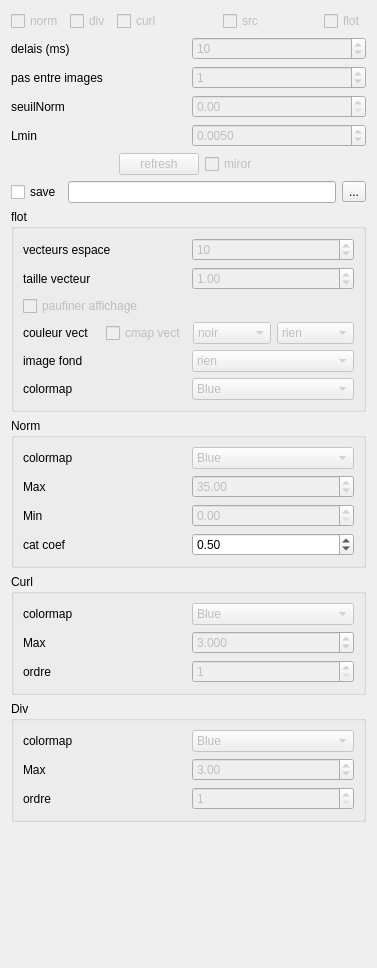
      <widget class="QWidget" name="scrollAreaWidgetContents">
       <property name="geometry">
        <rect>
         <x>0</x>
         <y>0</y>
         <width>377</width>
         <height>968</height>
        </rect>
       </property>
       <layout class="QVBoxLayout" name="verticalLayout_5">
        <item>
         <layout class="QHBoxLayout" name="horizontalLayout_33">
          <item>
           <widget class="QCheckBox" name="affNormBox">
            <property name="enabled">
             <bool>false</bool>
            </property>
            <property name="text">
             <string>norm</string>
            </property>
           </widget>
          </item>
          <item>
           <widget class="QCheckBox" name="divBox">
            <property name="enabled">
             <bool>false</bool>
            </property>
            <property name="text">
             <string>div</string>
            </property>
           </widget>
          </item>
          <item>
           <widget class="QCheckBox" name="curlBox">
            <property name="enabled">
             <bool>false</bool>
            </property>
            <property name="text">
             <string>curl</string>
            </property>
           </widget>
          </item>
          <item>
           <spacer name="horizontalSpacer_4">
            <property name="orientation">
             <enum>Qt::Horizontal</enum>
            </property>
            <property name="sizeHint" stdset="0">
             <size>
              <width>40</width>
              <height>20</height>
             </size>
            </property>
           </spacer>
          </item>
          <item>
           <widget class="QCheckBox" name="affSrcBox">
            <property name="enabled">
             <bool>false</bool>
            </property>
            <property name="text">
             <string>src</string>
            </property>
           </widget>
          </item>
          <item>
           <spacer name="horizontalSpacer_7">
            <property name="orientation">
             <enum>Qt::Horizontal</enum>
            </property>
            <property name="sizeHint" stdset="0">
             <size>
              <width>40</width>
              <height>20</height>
             </size>
            </property>
           </spacer>
          </item>
          <item>
           <widget class="QCheckBox" name="affFlotBox">
            <property name="enabled">
             <bool>false</bool>
            </property>
            <property name="text">
             <string>flot</string>
            </property>
           </widget>
          </item>
         </layout>
        </item>
        <item>
         <layout class="QHBoxLayout" name="horizontalLayout_25">
          <item>
           <widget class="QLabel" name="label_20">
            <property name="text">
             <string>delais (ms)</string>
            </property>
           </widget>
          </item>
          <item>
           <widget class="QSpinBox" name="delaySpin">
            <property name="enabled">
             <bool>false</bool>
            </property>
            <property name="maximum">
             <number>1000</number>
            </property>
            <property name="value">
             <number>10</number>
            </property>
           </widget>
          </item>
         </layout>
        </item>
        <item>
         <layout class="QHBoxLayout" name="horizontalLayout_26">
          <item>
           <widget class="QLabel" name="label_21">
            <property name="text">
             <string>pas entre images</string>
            </property>
           </widget>
          </item>
          <item>
           <widget class="QSpinBox" name="pasSpin">
            <property name="enabled">
             <bool>false</bool>
            </property>
            <property name="value">
             <number>1</number>
            </property>
           </widget>
          </item>
         </layout>
        </item>
        <item>
         <layout class="QHBoxLayout" name="horizontalLayout_59">
          <item>
           <widget class="QLabel" name="label_43">
            <property name="text">
             <string>seuilNorm</string>
            </property>
           </widget>
          </item>
          <item>
           <widget class="QDoubleSpinBox" name="nSeuilBox">
            <property name="enabled">
             <bool>false</bool>
            </property>
           </widget>
          </item>
         </layout>
        </item>
        <item>
         <layout class="QHBoxLayout" name="horizontalLayout_60">
          <item>
           <widget class="QLabel" name="label_44">
            <property name="text">
             <string>Lmin</string>
            </property>
           </widget>
          </item>
          <item>
           <widget class="QDoubleSpinBox" name="LminSeuil">
            <property name="enabled">
             <bool>false</bool>
            </property>
            <property name="decimals">
             <number>4</number>
            </property>
            <property name="singleStep">
             <double>0.001000000000000</double>
            </property>
            <property name="value">
             <double>0.005000000000000</double>
            </property>
           </widget>
          </item>
         </layout>
        </item>
        <item>
         <layout class="QHBoxLayout" name="horizontalLayout_9">
          <item>
           <spacer name="horizontalSpacer_ref">
            <property name="orientation">
             <enum>Qt::Horizontal</enum>
            </property>
            <property name="sizeHint" stdset="0">
             <size>
              <width>40</width>
              <height>20</height>
             </size>
            </property>
           </spacer>
          </item>
          <item>
           <widget class="QPushButton" name="refreshButton">
            <property name="enabled">
             <bool>false</bool>
            </property>
            <property name="text">
             <string>refresh</string>
            </property>
           </widget>
          </item>
          <item>
           <widget class="QCheckBox" name="flipBox">
            <property name="enabled">
             <bool>false</bool>
            </property>
            <property name="text">
             <string>miror</string>
            </property>
           </widget>
          </item>
          <item>
           <spacer name="horizontalSpacer_ref2">
            <property name="orientation">
             <enum>Qt::Horizontal</enum>
            </property>
            <property name="sizeHint" stdset="0">
             <size>
              <width>40</width>
              <height>20</height>
             </size>
            </property>
           </spacer>
          </item>
         </layout>
        </item>
        <item>
         <widget class="QWidget" name="widgetSaveNorm" native="true">
          <layout class="QHBoxLayout" name="horizontalLayout_51">
           <property name="margin">
            <number>0</number>
           </property>
           <item>
            <widget class="QCheckBox" name="saveNormBox">
             <property name="enabled">
              <bool>true</bool>
             </property>
             <property name="text">
              <string>save</string>
             </property>
            </widget>
           </item>
           <item>
            <widget class="QLineEdit" name="lineSaveNorm"/>
           </item>
           <item>
            <widget class="QToolButton" name="saveNormButton">
             <property name="text">
              <string>...</string>
             </property>
            </widget>
           </item>
          </layout>
         </widget>
        </item>
        <item>
         <widget class="QGroupBox" name="groupFlotBox">
          <property name="title">
           <string>flot</string>
          </property>
          <layout class="QVBoxLayout" name="verticalLayout_10">
           <item>
            <layout class="QHBoxLayout" name="horizontalLayout_21">
             <item>
              <widget class="QLabel" name="label_17">
               <property name="text">
                <string>vecteurs espace</string>
               </property>
              </widget>
             </item>
             <item>
              <widget class="QSpinBox" name="spaceSpin">
               <property name="enabled">
                <bool>false</bool>
               </property>
               <property name="value">
                <number>10</number>
               </property>
              </widget>
             </item>
            </layout>
           </item>
           <item>
            <layout class="QHBoxLayout" name="horizontalLayout_22">
             <item>
              <widget class="QLabel" name="label_18">
               <property name="text">
                <string>taille vecteur</string>
               </property>
              </widget>
             </item>
             <item>
              <widget class="QDoubleSpinBox" name="spinVectMul">
               <property name="enabled">
                <bool>false</bool>
               </property>
               <property name="decimals">
                <number>2</number>
               </property>
               <property name="singleStep">
                <double>0.500000000000000</double>
               </property>
               <property name="value">
                <double>1.000000000000000</double>
               </property>
              </widget>
             </item>
            </layout>
           </item>
           <item>
            <widget class="QCheckBox" name="flotNormBox">
             <property name="enabled">
              <bool>false</bool>
             </property>
             <property name="text">
              <string>paufiner affichage</string>
             </property>
            </widget>
           </item>
           <item>
            <widget class="QWidget" name="flotWidget" native="true">
             <layout class="QVBoxLayout" name="verticalLayout_14">
              <property name="margin">
               <number>0</number>
              </property>
              <item>
               <layout class="QHBoxLayout" name="horizontalLayout_50">
                <item>
                 <widget class="QLabel" name="label_38">
                  <property name="text">
                   <string>couleur vect</string>
                  </property>
                 </widget>
                </item>
                <item>
                 <widget class="QCheckBox" name="vectCmapBox">
                  <property name="enabled">
                   <bool>false</bool>
                  </property>
                  <property name="text">
                   <string>cmap vect</string>
                  </property>
                 </widget>
                </item>
                <item>
                 <widget class="QComboBox" name="vectColorBox">
                  <property name="enabled">
                   <bool>false</bool>
                  </property>
                  <item>
                   <property name="text">
                    <string>noir</string>
                   </property>
                  </item>
                  <item>
                   <property name="text">
                    <string>rouge</string>
                   </property>
                  </item>
                  <item>
                   <property name="text">
                    <string>bleu</string>
                   </property>
                  </item>
                  <item>
                   <property name="text">
                    <string>vert</string>
                   </property>
                  </item>
                  <item>
                   <property name="text">
                    <string>blanc</string>
                   </property>
                  </item>
                 </widget>
                </item>
                <item>
                 <widget class="QComboBox" name="comboFlotVal">
                  <property name="enabled">
                   <bool>false</bool>
                  </property>
                  <property name="sizePolicy">
                   <sizepolicy hsizetype="Preferred" vsizetype="Fixed">
                    <horstretch>0</horstretch>
                    <verstretch>0</verstretch>
                   </sizepolicy>
                  </property>
                  <item>
                   <property name="text">
                    <string>rien</string>
                   </property>
                  </item>
                  <item>
                   <property name="text">
                    <string>norm</string>
                   </property>
                  </item>
                  <item>
                   <property name="text">
                    <string>rot</string>
                   </property>
                  </item>
                  <item>
                   <property name="text">
                    <string>div</string>
                   </property>
                  </item>
                 </widget>
                </item>
               </layout>
              </item>
              <item>
               <layout class="QHBoxLayout" name="horizontalLayout_56">
                <item>
                 <widget class="QLabel" name="label_40">
                  <property name="text">
                   <string>image fond</string>
                  </property>
                 </widget>
                </item>
                <item>
                 <widget class="QComboBox" name="fondFlotBox">
                  <property name="enabled">
                   <bool>false</bool>
                  </property>
                  <item>
                   <property name="text">
                    <string>rien</string>
                   </property>
                  </item>
                  <item>
                   <property name="text">
                    <string>src</string>
                   </property>
                  </item>
                  <item>
                   <property name="text">
                    <string>norm</string>
                   </property>
                  </item>
                  <item>
                   <property name="text">
                    <string>div</string>
                   </property>
                  </item>
                  <item>
                   <property name="text">
                    <string>curl</string>
                   </property>
                  </item>
                 </widget>
                </item>
               </layout>
              </item>
              <item>
               <layout class="QHBoxLayout" name="horizontalLayout_49">
                <item>
                 <widget class="QLabel" name="label_37">
                  <property name="text">
                   <string>colormap</string>
                  </property>
                 </widget>
                </item>
                <item>
                 <widget class="QComboBox" name="flotCmapBox">
                  <property name="enabled">
                   <bool>false</bool>
                  </property>
                  <property name="sizePolicy">
                   <sizepolicy hsizetype="Preferred" vsizetype="Fixed">
                    <horstretch>0</horstretch>
                    <verstretch>0</verstretch>
                   </sizepolicy>
                  </property>
                  <item>
                   <property name="text">
                    <string>Blue</string>
                   </property>
                  </item>
                  <item>
                   <property name="text">
                    <string>Hot</string>
                   </property>
                  </item>
                  <item>
                   <property name="text">
                    <string>Gray</string>
                   </property>
                  </item>
                  <item>
                   <property name="text">
                    <string>Log Blue</string>
                   </property>
                  </item>
                  <item>
                   <property name="text">
                    <string>Log Hot</string>
                   </property>
                  </item>
                  <item>
                   <property name="text">
                    <string>Log Gray</string>
                   </property>
                  </item>
                  <item>
                   <property name="text">
                    <string>HSV</string>
                   </property>
                  </item>
                 </widget>
                </item>
               </layout>
              </item>
             </layout>
            </widget>
           </item>
          </layout>
         </widget>
        </item>
        <item>
         <widget class="QGroupBox" name="groupNormBox">
          <property name="sizePolicy">
           <sizepolicy hsizetype="Preferred" vsizetype="Preferred">
            <horstretch>0</horstretch>
            <verstretch>0</verstretch>
           </sizepolicy>
          </property>
          <property name="autoFillBackground">
           <bool>false</bool>
          </property>
          <property name="title">
           <string>Norm</string>
          </property>
          <property name="flat">
           <bool>false</bool>
          </property>
          <property name="checkable">
           <bool>false</bool>
          </property>
          <layout class="QVBoxLayout" name="verticalLayout_6">
           <item>
            <layout class="QHBoxLayout" name="horizontalLayout_3">
             <item>
              <widget class="QLabel" name="label_3">
               <property name="text">
                <string>colormap</string>
               </property>
              </widget>
             </item>
             <item>
              <widget class="QComboBox" name="comboCmap">
               <property name="enabled">
                <bool>false</bool>
               </property>
               <property name="sizePolicy">
                <sizepolicy hsizetype="Preferred" vsizetype="Fixed">
                 <horstretch>0</horstretch>
                 <verstretch>0</verstretch>
                </sizepolicy>
               </property>
               <item>
                <property name="text">
                 <string>Blue</string>
                </property>
               </item>
               <item>
                <property name="text">
                 <string>Hot</string>
                </property>
               </item>
               <item>
                <property name="text">
                 <string>Gray</string>
                </property>
               </item>
               <item>
                <property name="text">
                 <string>Log Blue</string>
                </property>
               </item>
               <item>
                <property name="text">
                 <string>Log Hot</string>
                </property>
               </item>
               <item>
                <property name="text">
                 <string>Log Gray</string>
                </property>
               </item>
               <item>
                <property name="text">
                 <string>HSV</string>
                </property>
               </item>
               <item>
                <property name="text">
                 <string>cat</string>
                </property>
               </item>
               <item>
                <property name="text">
                 <string>hsvSofLog2f</string>
                </property>
               </item>
               <item>
                <property name="text">
                 <string>middlebury</string>
                </property>
               </item>
               <item>
                <property name="text">
                 <string>middleburyCat</string>
                </property>
               </item>
               <item>
                <property name="text">
                 <string>middleburyLmin</string>
                </property>
               </item>
               <item>
                <property name="text">
                 <string>middleburryLmin2</string>
                </property>
               </item>
               <item>
                <property name="text">
                 <string>milldeburryLminCat2</string>
                </property>
               </item>
               <item>
                <property name="text">
                 <string>catblue</string>
                </property>
               </item>
              </widget>
             </item>
            </layout>
           </item>
           <item>
            <layout class="QHBoxLayout" name="horizontalLayout_23">
             <item>
              <widget class="QLabel" name="label_19">
               <property name="text">
                <string>Max</string>
               </property>
              </widget>
             </item>
             <item>
              <widget class="QDoubleSpinBox" name="nomrMaxSpin">
               <property name="enabled">
                <bool>false</bool>
               </property>
               <property name="decimals">
                <number>2</number>
               </property>
               <property name="maximum">
                <double>1000.000000000000000</double>
               </property>
               <property name="singleStep">
                <double>1.000000000000000</double>
               </property>
               <property name="value">
                <double>35.000000000000000</double>
               </property>
              </widget>
             </item>
            </layout>
           </item>
           <item>
            <layout class="QHBoxLayout" name="horizontalLayout_30">
             <item>
              <widget class="QLabel" name="label_22">
               <property name="text">
                <string>Min</string>
               </property>
              </widget>
             </item>
             <item>
              <widget class="QDoubleSpinBox" name="nomrMinSpin">
               <property name="enabled">
                <bool>false</bool>
               </property>
               <property name="decimals">
                <number>2</number>
               </property>
               <property name="maximum">
                <double>1000.000000000000000</double>
               </property>
               <property name="singleStep">
                <double>1.000000000000000</double>
               </property>
               <property name="value">
                <double>0.000000000000000</double>
               </property>
              </widget>
             </item>
            </layout>
           </item>
           <item>
            <layout class="QHBoxLayout" name="horizontalLayout_57">
             <item>
              <widget class="QLabel" name="label_41">
               <property name="text">
                <string>cat coef</string>
               </property>
              </widget>
             </item>
             <item>
              <widget class="QDoubleSpinBox" name="catBox">
               <property name="maximum">
                <double>1.000000000000000</double>
               </property>
               <property name="singleStep">
                <double>0.100000000000000</double>
               </property>
               <property name="value">
                <double>0.500000000000000</double>
               </property>
              </widget>
             </item>
            </layout>
           </item>
          </layout>
         </widget>
        </item>
        <item>
         <widget class="QGroupBox" name="groupCurlBox">
          <property name="sizePolicy">
           <sizepolicy hsizetype="MinimumExpanding" vsizetype="MinimumExpanding">
            <horstretch>0</horstretch>
            <verstretch>0</verstretch>
           </sizepolicy>
          </property>
          <property name="title">
           <string>Curl</string>
          </property>
          <layout class="QVBoxLayout" name="verticalLayout_2">
           <item>
            <layout class="QHBoxLayout" name="horizontalLayout_41">
             <item>
              <widget class="QLabel" name="label_28">
               <property name="text">
                <string>colormap</string>
               </property>
              </widget>
             </item>
             <item>
              <widget class="QComboBox" name="comboCurlCmap">
               <property name="enabled">
                <bool>false</bool>
               </property>
               <item>
                <property name="text">
                 <string>Blue</string>
                </property>
               </item>
               <item>
                <property name="text">
                 <string>Hot</string>
                </property>
               </item>
               <item>
                <property name="text">
                 <string>Gray</string>
                </property>
               </item>
               <item>
                <property name="text">
                 <string>Log Blue</string>
                </property>
               </item>
               <item>
                <property name="text">
                 <string>Log Hot</string>
                </property>
               </item>
               <item>
                <property name="text">
                 <string>Log Gray</string>
                </property>
               </item>
               <item>
                <property name="text">
                 <string>HSV</string>
                </property>
               </item>
               <item>
                <property name="text">
                 <string>HSVsoft</string>
                </property>
               </item>
              </widget>
             </item>
            </layout>
           </item>
           <item>
            <layout class="QHBoxLayout" name="horizontalLayout_40">
             <item>
              <widget class="QLabel" name="label_27">
               <property name="text">
                <string>Max</string>
               </property>
              </widget>
             </item>
             <item>
              <widget class="QDoubleSpinBox" name="curlMaxSpin">
               <property name="enabled">
                <bool>false</bool>
               </property>
               <property name="decimals">
                <number>3</number>
               </property>
               <property name="maximum">
                <double>900.000000000000000</double>
               </property>
               <property name="singleStep">
                <double>0.010000000000000</double>
               </property>
               <property name="value">
                <double>3.000000000000000</double>
               </property>
              </widget>
             </item>
            </layout>
           </item>
           <item>
            <layout class="QHBoxLayout" name="horizontalLayout_45">
             <item>
              <widget class="QLabel" name="label_34">
               <property name="text">
                <string>ordre</string>
               </property>
              </widget>
             </item>
             <item>
              <widget class="QSpinBox" name="curlOrdreBox">
               <property name="enabled">
                <bool>false</bool>
               </property>
               <property name="minimum">
                <number>1</number>
               </property>
               <property name="maximum">
                <number>20</number>
               </property>
              </widget>
             </item>
            </layout>
           </item>
          </layout>
         </widget>
        </item>
        <item>
         <widget class="QGroupBox" name="groupDivBox">
          <property name="sizePolicy">
           <sizepolicy hsizetype="MinimumExpanding" vsizetype="MinimumExpanding">
            <horstretch>0</horstretch>
            <verstretch>0</verstretch>
           </sizepolicy>
          </property>
          <property name="title">
           <string>Div</string>
          </property>
          <layout class="QVBoxLayout" name="verticalLayout_8">
           <item>
            <layout class="QHBoxLayout" name="horizontalLayout_42">
             <item>
              <widget class="QLabel" name="label_29">
               <property name="text">
                <string>colormap</string>
               </property>
              </widget>
             </item>
             <item>
              <widget class="QComboBox" name="comboDivCmap">
               <property name="enabled">
                <bool>false</bool>
               </property>
               <item>
                <property name="text">
                 <string>Blue</string>
                </property>
               </item>
               <item>
                <property name="text">
                 <string>Hot</string>
                </property>
               </item>
               <item>
                <property name="text">
                 <string>Gray</string>
                </property>
               </item>
               <item>
                <property name="text">
                 <string>Log Blue</string>
                </property>
               </item>
               <item>
                <property name="text">
                 <string>Log Hot</string>
                </property>
               </item>
               <item>
                <property name="text">
                 <string>Log Gray</string>
                </property>
               </item>
               <item>
                <property name="text">
                 <string>HSV</string>
                </property>
               </item>
               <item>
                <property name="text">
                 <string>soft HSV</string>
                </property>
               </item>
              </widget>
             </item>
            </layout>
           </item>
           <item>
            <layout class="QHBoxLayout" name="horizontalLayout_43">
             <item>
              <widget class="QLabel" name="label_30">
               <property name="text">
                <string>Max</string>
               </property>
              </widget>
             </item>
             <item>
              <widget class="QDoubleSpinBox" name="divMaxSpin">
               <property name="enabled">
                <bool>false</bool>
               </property>
               <property name="decimals">
                <number>2</number>
               </property>
               <property name="maximum">
                <double>900.000000000000000</double>
               </property>
               <property name="singleStep">
                <double>0.010000000000000</double>
               </property>
               <property name="value">
                <double>3.000000000000000</double>
               </property>
              </widget>
             </item>
            </layout>
           </item>
           <item>
            <layout class="QHBoxLayout" name="horizontalLayout_46">
             <item>
              <widget class="QLabel" name="label_35">
               <property name="text">
                <string>ordre</string>
               </property>
              </widget>
             </item>
             <item>
              <widget class="QSpinBox" name="divOrdreBox">
               <property name="enabled">
                <bool>false</bool>
               </property>
               <property name="minimum">
                <number>1</number>
               </property>
               <property name="maximum">
                <number>20</number>
               </property>
              </widget>
             </item>
            </layout>
           </item>
          </layout>
         </widget>
        </item>
        <item>
         <spacer name="verticalSpacer_2">
          <property name="orientation">
           <enum>Qt::Vertical</enum>
          </property>
          <property name="sizeHint" stdset="0">
           <size>
            <width>20</width>
            <height>228</height>
           </size>
          </property>
         </spacer>
        </item>
       </layout>
      </widget>
